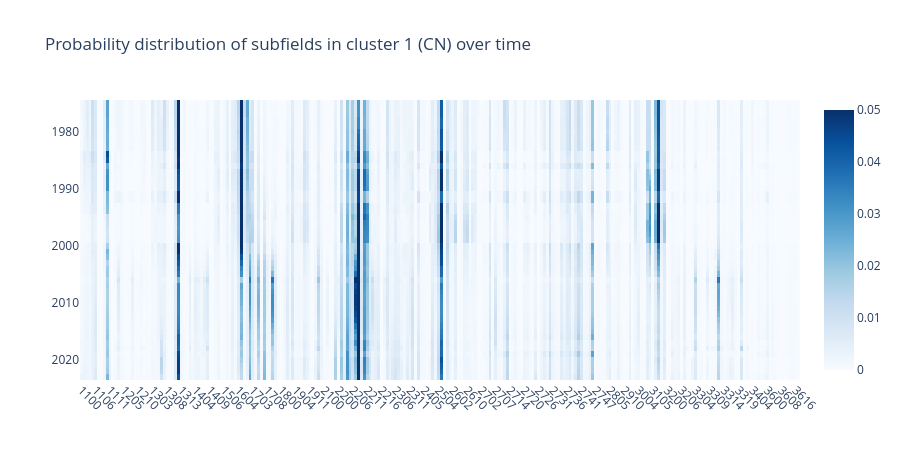

Source (notebook cell):
### Code cell
cluster = 1

df = df_cluster_prob_yearly.xs(cluster, level=0)

uf.plotly_heatmap(
    df, x_labels=df.columns, y_labels=df.index,
    title=f"Probability distribution of subfields in cluster {cluster} ({fixed_country_list[cluster]}) over time",
    z_min=0, z_max=0.05, colorscale="non", line_height=10,
    x_type="subfield"
)

### Figure 1 — Plotly figure (JSON) as saved in the notebook; plotly's stock layout.template omitted (floating-point values rounded to 4 significant figures; data arrays with more than 128 entries replaced by an {"elided": "..."} marker saying what was removed)
{"data": [{"colorscale": [[0, "rgb(247,251,255)"], [0.125, "rgb(222,235,247)"], [0.25, "rgb(198,219,239)"], [0.375, "rgb(158,202,225)"], [0.5, "rgb(107,174,214)"], [0.625, "rgb(66,146,198)"], [0.75, "rgb(33,113,181)"], [0.875, "rgb(8,81,156)"], [1, "rgb(8,48,107)"]], "customdata": {"elided": "46x252x2 mixed values"}, "hovertemplate": "<b>X: </b>%{customdata[0]}<br><b>Y: </b>%{customdata[1]}<br><b>Z: </b> %{z:.3f}<br><extra></extra>", "type": "heatmap", "x": {"elided": "252 str values"}, "y": [1976, 1979, 1980, 1981, 1982, 1983, 1984, 1985, 1986, 1987, 1988, 1989, 1990, 1991, 1992, 1993, 1994, 1995, 1996, 1997, 1998, 1999, 2000, 2001, 2002, 2003, 2004, 2005, 2006, 2007, 2008, 2009, 2010, 2011, 2012, 2013, 2014, 2015, 2016, 2017, 2018, 2019, 2020, 2021, 2022, 2023], "z": {"elided": "46x252 float values"}, "zmax": 0.05, "zmin": 0}], "layout": {"height": 460, "title": {"text": "Probability distribution of subfields in cluster 1 (CN) over time"}, "xaxis": {"automargin": true, "tickangle": 45}, "yaxis": {"automargin": true, "autorange": "reversed"}}}
